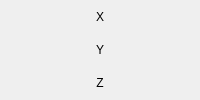
          <widget class="QWidget" name="xyz_label" native="true">
           <layout class="QVBoxLayout" name="xyz_label_layout">
            <property name="spacing">
             <number>1</number>
            </property>
            <property name="leftMargin">
             <number>0</number>
            </property>
            <property name="topMargin">
             <number>1</number>
            </property>
            <property name="rightMargin">
             <number>0</number>
            </property>
            <property name="bottomMargin">
             <number>1</number>
            </property>
            <item>
             <widget class="QPushButton" name="xyz_1_label">
              <property name="sizePolicy">
               <sizepolicy hsizetype="Preferred" vsizetype="Preferred">
                <horstretch>0</horstretch>
                <verstretch>0</verstretch>
               </sizepolicy>
              </property>
              <property name="focusPolicy">
               <enum>Qt::NoFocus</enum>
              </property>
              <property name="text">
               <string>X</string>
              </property>
              <property name="flat">
               <bool>true</bool>
              </property>
             </widget>
            </item>
            <item>
             <widget class="QPushButton" name="xyz_2_label">
              <property name="sizePolicy">
               <sizepolicy hsizetype="Preferred" vsizetype="Preferred">
                <horstretch>0</horstretch>
                <verstretch>0</verstretch>
               </sizepolicy>
              </property>
              <property name="focusPolicy">
               <enum>Qt::NoFocus</enum>
              </property>
              <property name="text">
               <string>Y</string>
              </property>
              <property name="flat">
               <bool>true</bool>
              </property>
             </widget>
            </item>
            <item>
             <widget class="QPushButton" name="xyz_3_label">
              <property name="sizePolicy">
               <sizepolicy hsizetype="Preferred" vsizetype="Preferred">
                <horstretch>0</horstretch>
                <verstretch>0</verstretch>
               </sizepolicy>
              </property>
              <property name="focusPolicy">
               <enum>Qt::NoFocus</enum>
              </property>
              <property name="text">
               <string>Z</string>
              </property>
              <property name="flat">
               <bool>true</bool>
              </property>
             </widget>
            </item>
           </layout>
          </widget>
